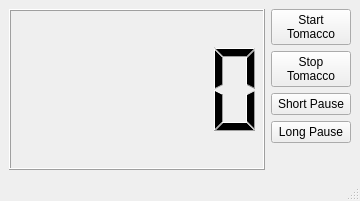
<?xml version="1.0" encoding="UTF-8"?>
<ui version="4.0">
 <class>MainWindow</class>
 <widget class="QMainWindow" name="MainWindow">
  <property name="geometry">
   <rect>
    <x>0</x>
    <y>0</y>
    <width>360</width>
    <height>201</height>
   </rect>
  </property>
  <property name="windowTitle">
   <string>MainWindow</string>
  </property>
  <widget class="QWidget" name="centralwidget">
   <layout class="QHBoxLayout" name="horizontalLayout_2">
    <item>
     <layout class="QHBoxLayout" name="horizontalLayout" stretch="10,0">
      <item>
       <widget class="QLCDNumber" name="lcd"/>
      </item>
      <item>
       <layout class="QVBoxLayout" name="verticalLayout">
        <property name="topMargin">
         <number>0</number>
        </property>
        <item>
         <widget class="QPushButton" name="btn_start">
          <property name="sizePolicy">
           <sizepolicy hsizetype="Minimum" vsizetype="Expanding">
            <horstretch>0</horstretch>
            <verstretch>0</verstretch>
           </sizepolicy>
          </property>
          <property name="text">
           <string>Start 
Tomacco</string>
          </property>
         </widget>
        </item>
        <item>
         <widget class="QPushButton" name="btn_stop">
          <property name="sizePolicy">
           <sizepolicy hsizetype="Minimum" vsizetype="Expanding">
            <horstretch>0</horstretch>
            <verstretch>0</verstretch>
           </sizepolicy>
          </property>
          <property name="text">
           <string>Stop 
Tomacco</string>
          </property>
         </widget>
        </item>
        <item>
         <widget class="QPushButton" name="btn_spause">
          <property name="sizePolicy">
           <sizepolicy hsizetype="Minimum" vsizetype="Preferred">
            <horstretch>0</horstretch>
            <verstretch>30</verstretch>
           </sizepolicy>
          </property>
          <property name="text">
           <string>Short Pause</string>
          </property>
         </widget>
        </item>
        <item>
         <widget class="QPushButton" name="btn_lpause">
          <property name="sizePolicy">
           <sizepolicy hsizetype="Minimum" vsizetype="Preferred">
            <horstretch>0</horstretch>
            <verstretch>30</verstretch>
           </sizepolicy>
          </property>
          <property name="text">
           <string>Long Pause</string>
          </property>
         </widget>
        </item>
        <item>
         <spacer name="verticalSpacer">
          <property name="orientation">
           <enum>Qt::Vertical</enum>
          </property>
          <property name="sizeHint" stdset="0">
           <size>
            <width>20</width>
            <height>40</height>
           </size>
          </property>
         </spacer>
        </item>
       </layout>
      </item>
     </layout>
    </item>
   </layout>
  </widget>
  <widget class="QStatusBar" name="status_bar"/>
 </widget>
 <resources/>
 <connections/>
</ui>
